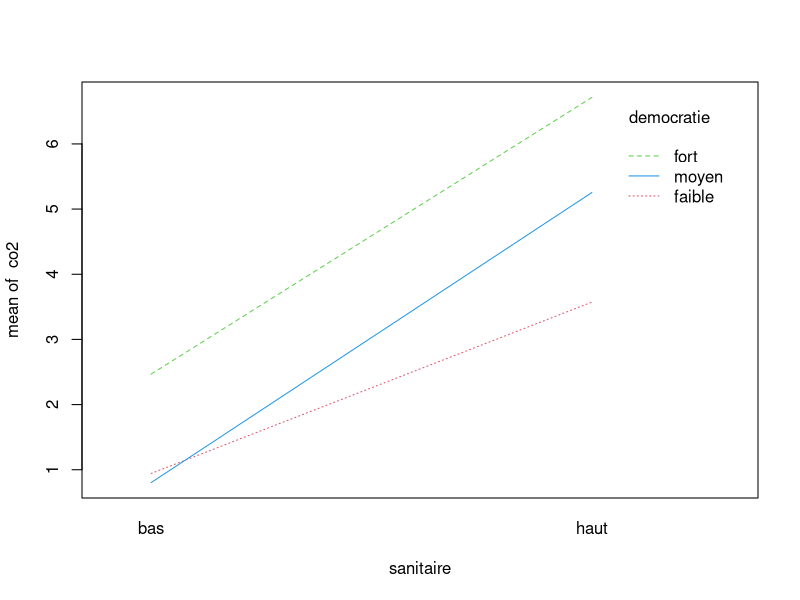
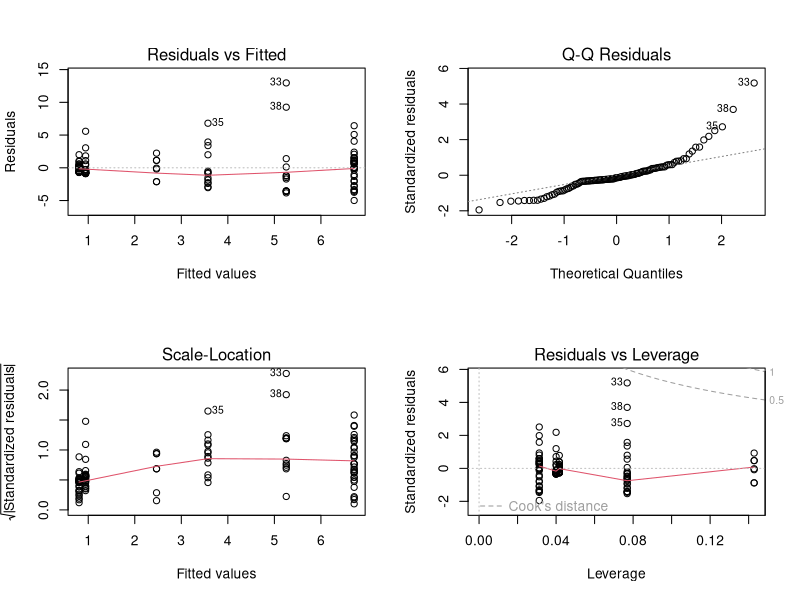
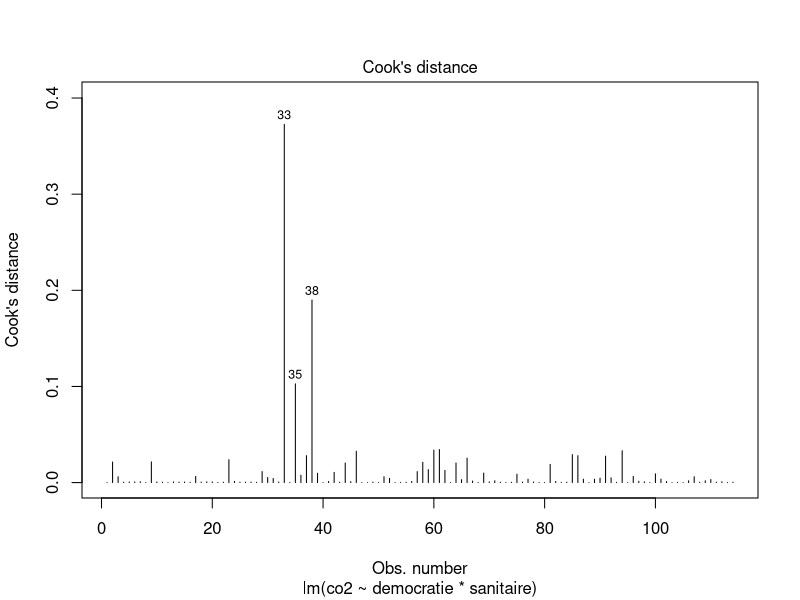
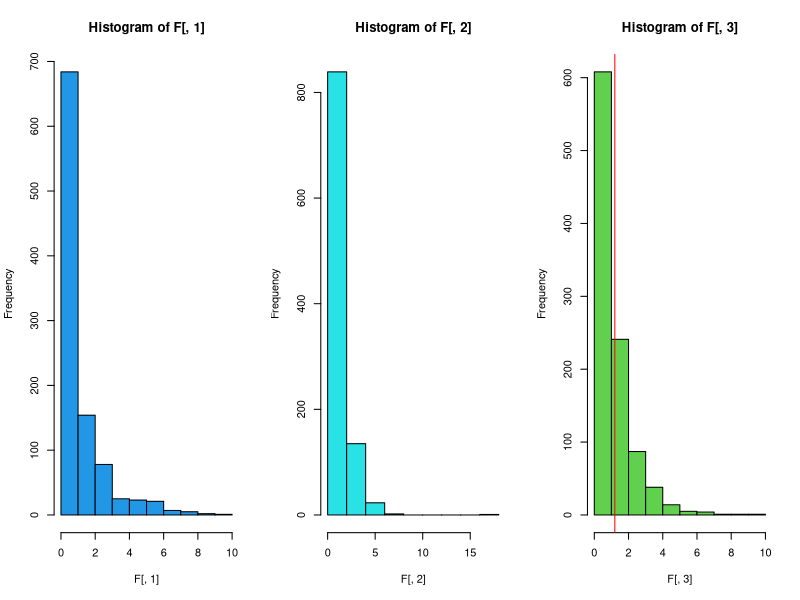
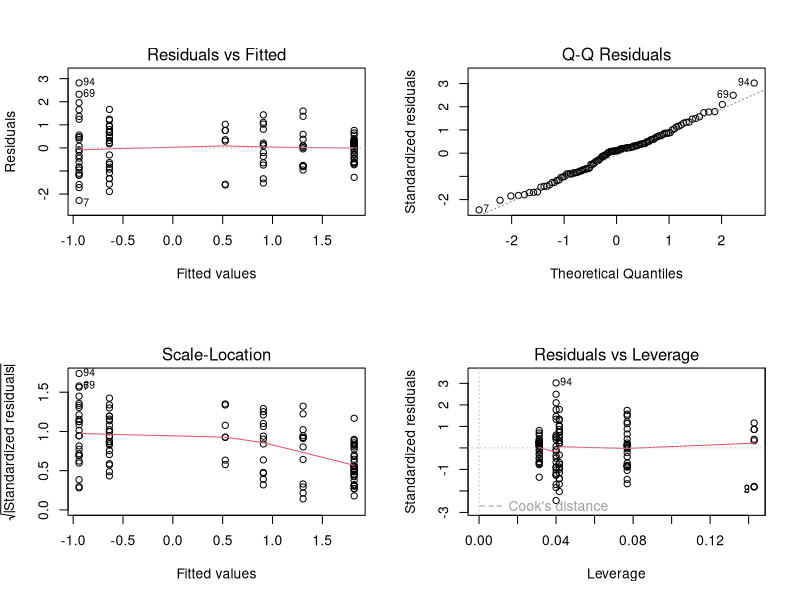
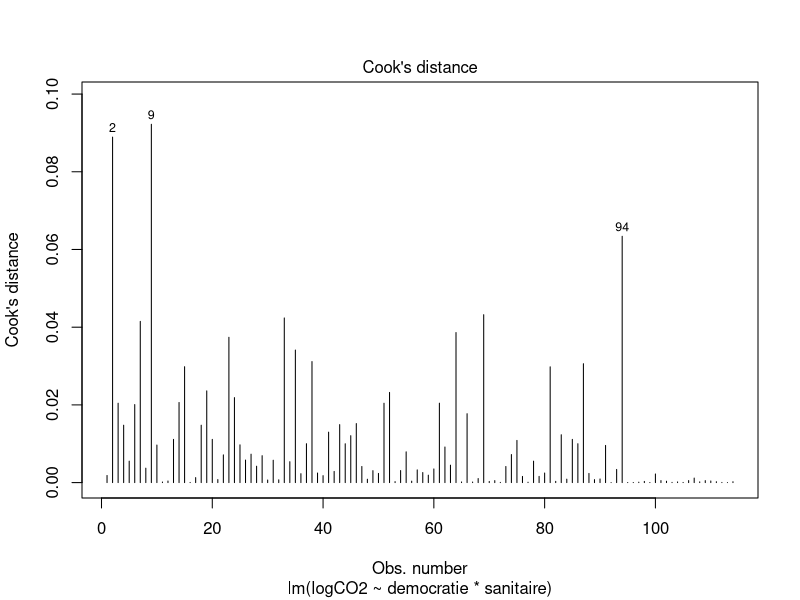
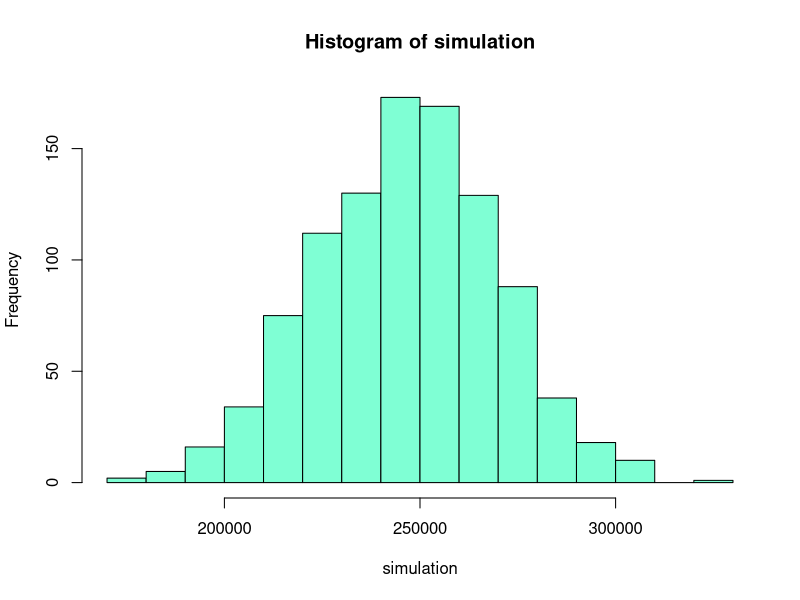

The R source for these figures, in order:
## ---- chunk 1
knitr::opts_chunk$set(echo = TRUE)
## ---- chunk 2
rm(list=ls())
## ---- chunk 3
goodlife <- read.csv("./good_life.txt", sep = "\t", header = TRUE, dec = ",")
continent <- goodlife$continent
region <- goodlife$region_monde
pays <- goodlife$pays
co2 <- goodlife$CO2
eau <- goodlife$eau
sanitaire <- as.factor(goodlife$sanitaire)
democratie <- as.factor(goodlife$democratie)
## ---- chunk 4
num_sanitaire <- as.numeric(sanitaire)
num_democratie <- as.numeric(democratie)
tab <- table(num_sanitaire,num_democratie)
chisq.test(tab)
## ---- chunk 5
chisq.test(tab)$expected
## ---- chunk 6
fisher.test(tab)
## ---- chunk 7
xtabs(~ sanitaire + democratie)
## ---- chunk 8
interaction.plot(sanitaire, democratie, co2, col = 2:4)
## ---- chunk 9
lm1 <- lm(co2 ~ democratie * sanitaire )
coefficients(lm1)
anova(lm1)
## ---- chunk 10
lm1b <- lm(co2~ democratie + sanitaire)
summary(lm1b)
## ---- chunk 11
contrasts(democratie) #par défaut
democratie2 <- democratie
contrasts(democratie2) <- contr.treatment(3, base = 2)
contrasts(democratie2) # democratiefort passe en référence (dans l'intercept)
lm1c <- lm(co2~democratie2+sanitaire)
summary(lm1c)
## ---- chunk 12
lm2 <- lm(co2 ~ sanitaire * democratie)
coefficients(lm2)
anova(lm2)
## ---- chunk 13
lm3 <- aov(co2~democratie+sanitaire+Error(democratie:sanitaire))
summary(lm3)
## ---- chunk 14
1-pf((192.755/8.142), 2, 2) #test de F pour l'effet democratie
1-pf((313.522/8.142), 1, 2) #test de F pour l'effet sanitaire 
## ---- chunk 15
sqrt((192.755 - 6.786)/2) #sigma_democratie
sqrt((313.522 - 6.786)/3) #sigma_sanitaire
sqrt(6.786) #sigma_residuelles
## ---- chunk 16
par(mfrow = c(2, 2))
plot(lm1)
## ---- chunk 17
shapiro.test(residuals(lm1))
## ---- chunk 18
bartlett.test(residuals(lm1), interaction(democratie, sanitaire))
## ---- chunk 19
par(mfrow=c(1,1))
plot(lm1,4)
## ---- chunk 20
F = matrix(0, nc = 4, nr = 1000)
for (i in 1:1000) {
  CO2_sim = sample(x = co2,
                   size = length(co2),
                   replace = FALSE)
  lm_temp = lm(CO2_sim ~ sanitaire * democratie)
  F[i, ] = anova(lm_temp)$"F value"
}
sum(F[, 1] > anova(lm1)$"F value"[1]) / 1000
sum(F[, 2] > anova(lm1)$"F value"[2]) / 1000
sum(F[, 3] > anova(lm1)$"F value"[3]) / 1000
## ---- chunk 21
par(mfrow=c(1,3))
hist(F[,1], col = 4) ; abline(v = anova(lm1)$"F value"[1], col = 'red')
hist(F[, 2], col = 5) ; abline(v = anova(lm1)$"F value"[2], col = 'red')
hist(F[,3], col = 3) ; abline(v = anova(lm1)$"F value"[3], col = 'red')
## ---- chunk 22
logCO2 <- log(co2)
lm4 <- lm(logCO2 ~ democratie*sanitaire)
## ---- chunk 23
par(mfrow = c(2,2))
plot(lm4)
shapiro.test(residuals(lm4)) # on ne rejete pas H0
bartlett.test(residuals(lm4), democratie)
bartlett.test(residuals(lm4), sanitaire) # => on rejete H0
par(mfrow = c(1,1))
plot(lm4, 4)
## ---- chunk 24
anova(lm4)
## ---- chunk 25
Fb = matrix(0, nc = 4, nr = 1000)
for (i in 1:1000) {
  logCO2_sim = sample(x = logCO2,
                   size = length(logCO2),
                   replace = FALSE)
  lm_temp = lm(logCO2_sim ~ sanitaire * democratie)
  Fb[i, ] = anova(lm_temp)$"F value"
}
sum(Fb[, 1] > anova(lm4)$"F value"[1]) / 1000
sum(Fb[, 2] > anova(lm4)$"F value"[2]) / 1000
sum(Fb[, 3] > anova(lm4)$"F value"[3]) / 1000
## ---- chunk 26
library(nortest)

R <- rank(co2)
S <- rank(eau)
D <- sum((R-S)**2)

simulation=vector()
for (i in 1:1000) {
  R_sim=sample(R, length(R),replace=FALSE)
  S_sim=sample(S, length(S), replace = FALSE)
  simulation[i]=sum((R_sim - S_sim)**2)
}

hist(simulation, col = "aquamarine")
cvm.test(simulation)
## ---- chunk 27
cor.test(co2, eau, m = "pearson")
## ---- chunk 28
anova(lm(co2~ eau))
## ---- chunk 29
cor.test(co2, eau,  m="spearman") # attention aux ex-aequos 
cor.test(co2, eau, m="kendall")
## ---- chunk 30
tab2 <- table(continent, region); tab2
## ---- chunk 31
lm5 <- lm(co2 ~ continent + region) # attention l'ordre est important 
anova(lm5)
summary(lm5)
## ---- chunk 32
region2 <- as.factor(region)
contrasts(region2) <- contr.treatment(9, base = 5) # Asie_indus en intercepte

lm5b <- lm(co2 ~ continent + region2) 
summary(lm5b)
## ---- chunk 33
lm6 <- aov(co2 ~ continent + Error(region))
summary(lm6)
coefficients(lm6)
## ---- chunk 34
library(nlme)
library(lme4)
## ---- chunk 35
lm5 <- lme(fixed=co2~1+continent, random = list(continent=~1, region=~1))
summary(lm5)
coefficients(lm5)
## ---- chunk 36
lm6 <- lmer(co2~continent+(1|continent:region))
summary(lm6)
anova(lm6)
